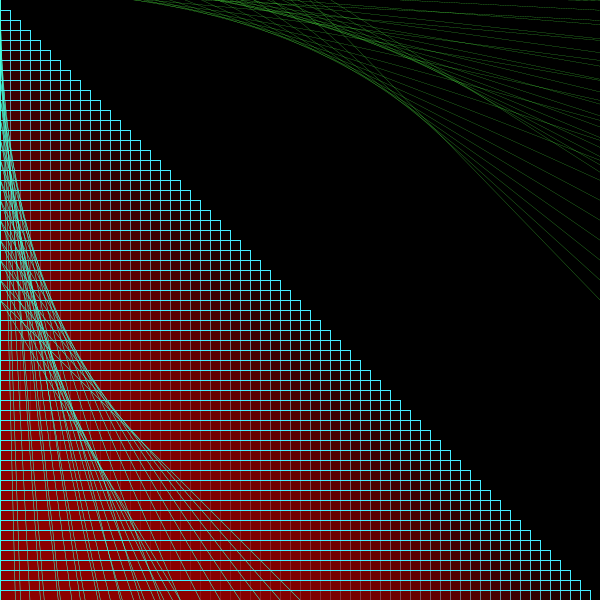
Frame 1 (no input)
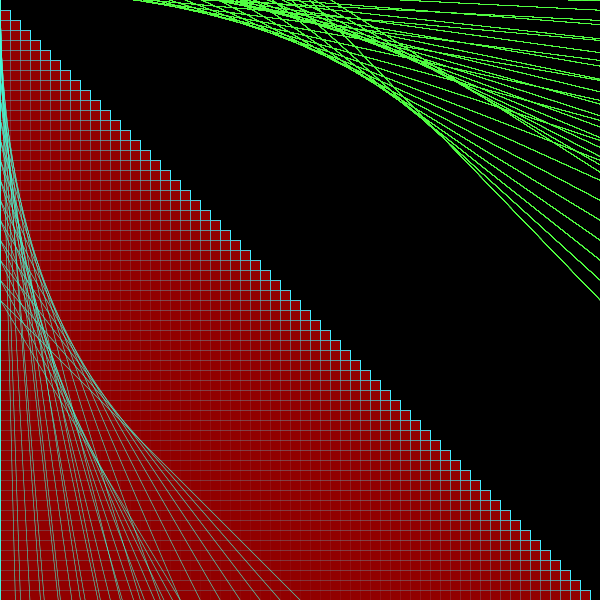
Frame 60 (the mouse pressed at the canvas centre just before this capture)
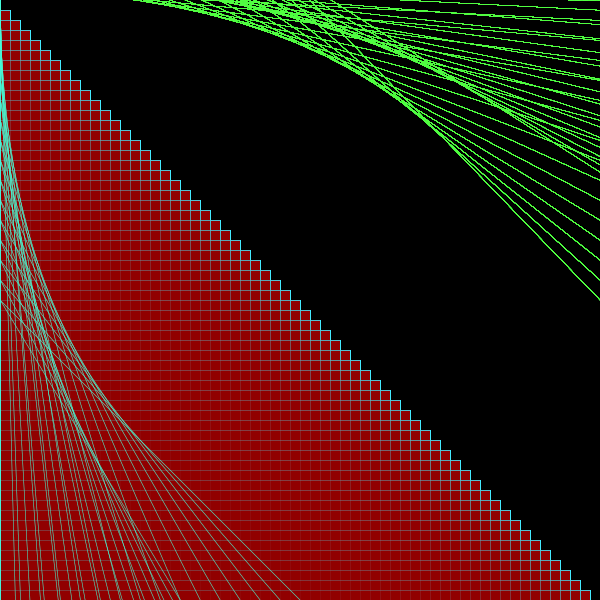
Frame 120 (the mouse held since frame 60 and released just before this capture)

The Processing sketch that drew these frames (run headless with seeded random() and noise(); from frame 60 on, the mouse is pressed at the canvas centre):

// Processing sketch: processing_114087
// ── processing_114087.pde



void setup (){
 size (600,600);
 background (0);
 smooth ();
  

}

void draw (){
  
   
    pushMatrix ();
    for (int i = 0; i<= 600; i= i+10){
    fill (155, 0, 0, 15);
    stroke (#43EBFF);
    rect (0, i , i, 400); 
   }
   popMatrix();
   
   
   pushMatrix ();
  
  for (int i= 0; i<= 300; i= i +20){
  stroke (67, 255, 194, 255);
  strokeWeight (0.8);
  //line (0, i, 200, 0);
  }
  popMatrix();
 
 
  pushMatrix ();
  
  for (int i= 0; i<= 300; i= i +20){
  stroke (#43FFD8);
  strokeWeight (0.5);
  
  line (0, i, i, 600); 
  line (0, i, i, 800);
  stroke (#52FF43);
  strokeWeight (0.2);
  line (600, i, i, -10);
  line (800, i, i, -20);
    
 
}
popMatrix();
}
